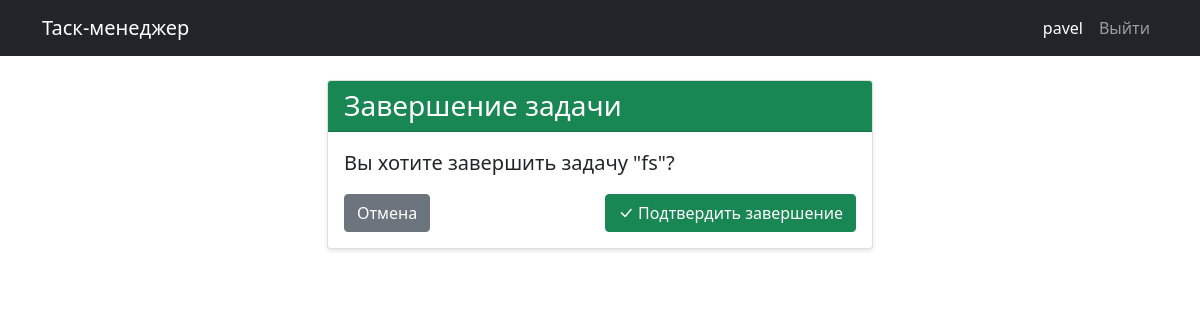
The page /task/1/finish/ (signed in) on the database as committed earlier.
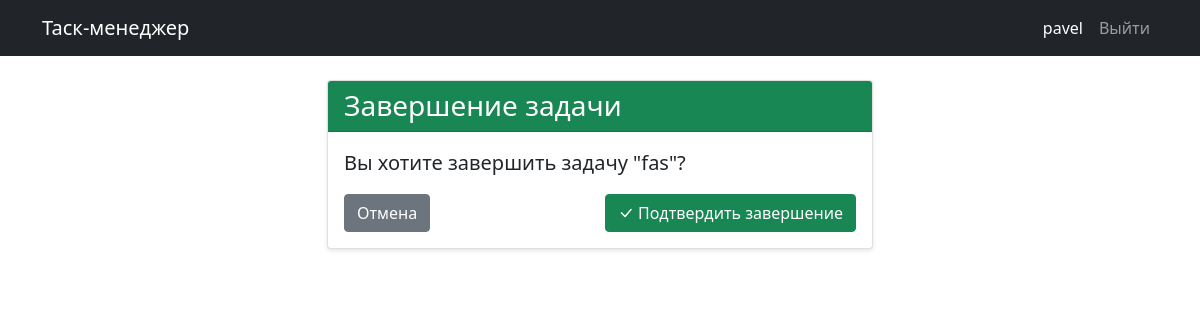
The same page on the database as committed later.
### tasks/models.py (models this page shows, shortened)
class Task(models.Model):
    PRIORITY_CHOICES = [
        ('low', 'Низкий'),
        ('medium', 'Средний'),
        ('high', 'Высокий'),
    ]
    STATUS_CHOICES = [
        ('todo', 'К выполнению'),
        ('in_progress', 'В процессе'),
        ('done', 'Выполнено'),
    ]
    title = models.CharField('Название', max_length=200)
    description = models.TextField('Описание', blank=True)
    created_date = models.DateTimeField('Дата создания', auto_now_add=True)
    due_date = models.DateTimeField('Срок выполнения', null=True, blank=True)
    start_time = models.DateTimeField('Время начала', null=True, blank=True)
    end_time = models.DateTimeField('Время окончания', null=True, blank=True)
    priority = models.CharField('Приоритет', max_length=10, choices=PRIORITY_CHOICES, default='medium')
    status = models.CharField('Статус', max_length=20, choices=STATUS_CHOICES, default='todo')
    user = models.ForeignKey(User, on_delete=models.CASCADE, verbose_name='Пользователь', related_name='tasks')
    class Meta:
        ordering = ['-created_date']
        verbose_name = 'Задача'
        verbose_name_plural = 'Задачи'

### tasks/views.py (the view, shortened to what this page needs)
# urls.py: path('task/<int:task_id>/finish/', views.task_finish, name='task_finish'),
@login_required
def task_finish(request, task_id):
    task = get_object_or_404(Task, id=task_id, user=request.user)
    return render(request, 'tasks/task_finish.html', {'task': task})

### tasks/templates/tasks/task_finish.html (shortened to what this page needs)
{% extends 'base.html' %}
{% block content %}
<div class="row justify-content-center">
    <div class="col-md-6">
        <div class="card">
            <div class="card-header bg-success text-white">
                <h3 class="mb-0">Завершение задачи</h3>
            </div>
            <div class="card-body">
                <p class="lead">Вы хотите завершить задачу "{{ task.title }}"?</p>
                <form method="post">
                    <div class="d-flex justify-content-between">
                        <a href="{% url 'task_detail' task.id %}" class="btn btn-secondary">Отмена</a>
                        <button type="submit" class="btn btn-success">
                            <i class="bi bi-check-lg"></i> Подтвердить завершение
                        </button>
                    </div>
                </form>
            </div>
        </div>
    </div>
</div>
{% endblock %}

Rows that differ between the two databases and show on the page:
changed Task: title "fs" → "fas"
